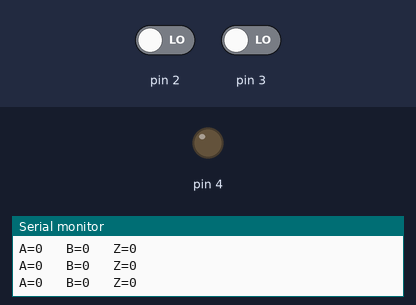
The sketch below on a simulated Arduino Uno, built with avr-gcc and run on an emulated ATmega328P. Parts: output pins drawn as LEDs (lit = HIGH), the last lines printed to the serial monitor. The test bench sets the inputs (shaded band); at power-on: pin 2 LOW, pin 3 LOW.

Above: at 2.8 s.
2.9 s: pin 2 driven HIGH and pin 3 driven HIGH
At 3.6 s:
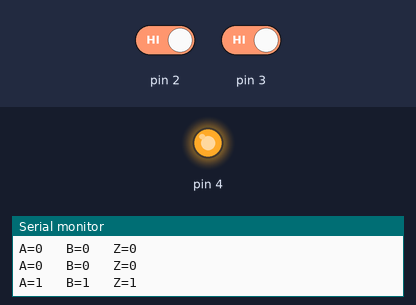
4.5 s: pin 2 driven LOW
At 6.2 s:
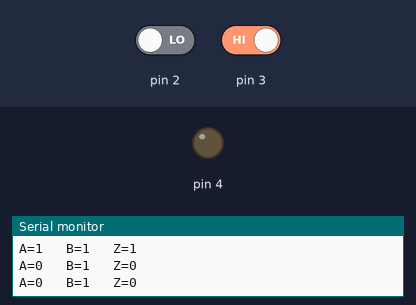
6.5 s: pin 2 driven HIGH
At 7.9 s:
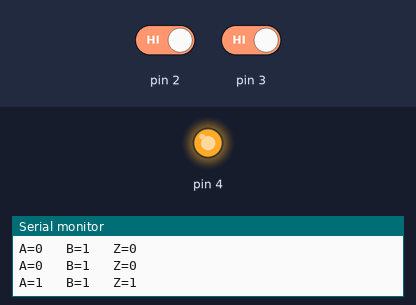
Timing chart, 0 to 9.5 s (numbered marks = the images above; inputs shaded):
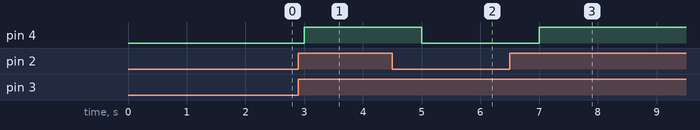

Measured:
- after the input at 2.9 s, pin 4: LOW → HIGH after 0.10 s
- after the input at 4.5 s, pin 4: HIGH → LOW after 0.50 s
- after the input at 6.5 s, pin 4: LOW → HIGH after 0.50 s

The sketch:

andserial.ino
```cpp
//Autor:Dario Jorge Iglesias
boolean A,B,Z;
void setup() {
 pinMode(2,INPUT);
 pinMode(3,INPUT);
 pinMode(4,OUTPUT);
 Serial.begin(9600);}
void loop()
{
 A=digitalRead(2);
 B=digitalRead(3);
 Z=(A&B);//and lógica
 digitalWrite(4,Z);
 //Imprime datos en forma de tabla
 Serial.print("A=");Serial.print(A);Serial.print("   ");
 Serial.print("B=");Serial.print(B);Serial.print("   ");
 Serial.print("Z=");Serial.print(Z);Serial.println("   ");
 delay(1000);
}
```
